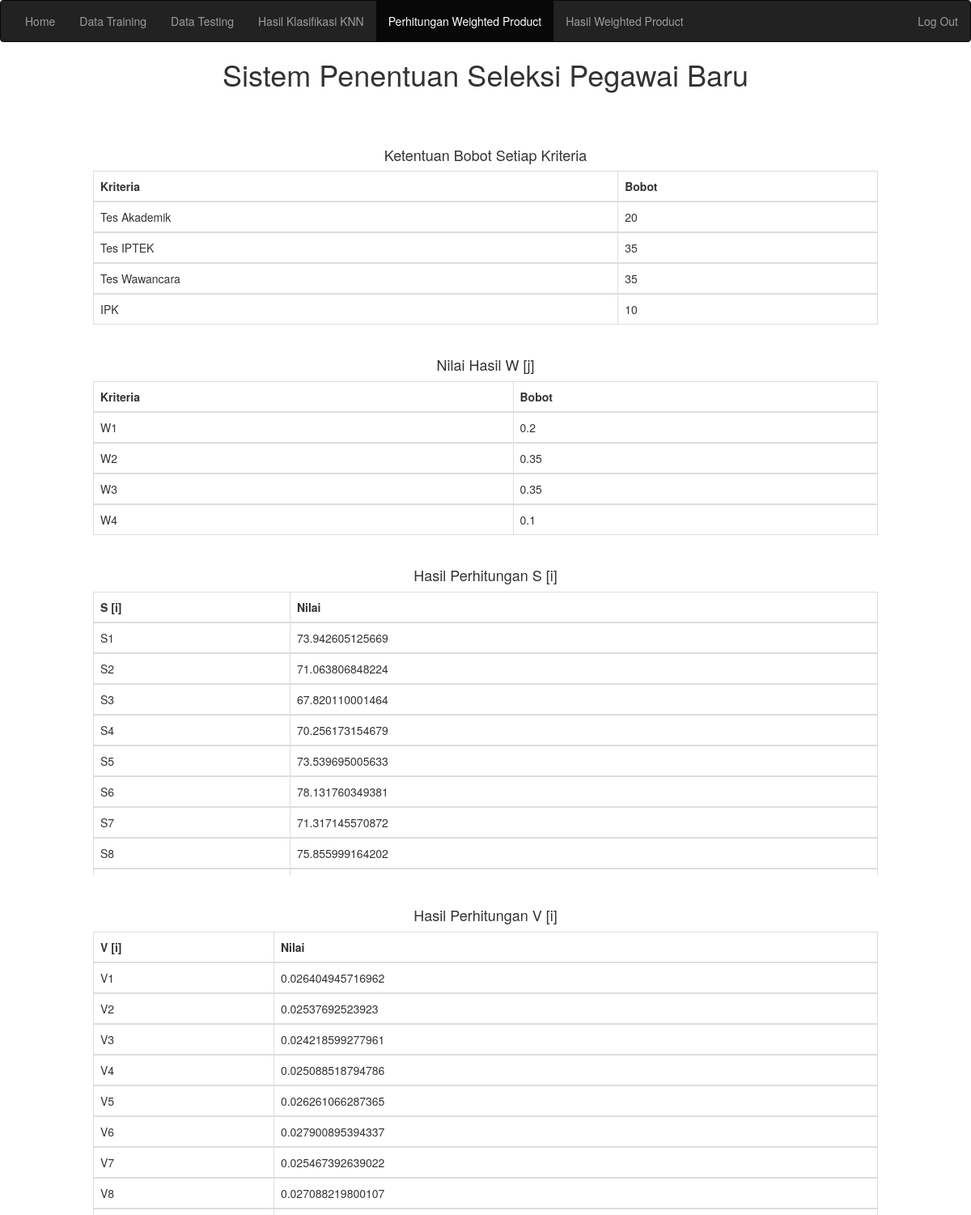
The page /admin/perhitungan-wp.php on the database its author committed.
### tables this page shows
CREATE TABLE IF NOT EXISTS `pembobotan` (
  `kriteria` varchar(50) NOT NULL,
  `bobot` int(5) NOT NULL
);

CREATE TABLE IF NOT EXISTS `data_testing` (
  `id` int(5) NOT NULL AUTO_INCREMENT,
  `nama` varchar(50) NOT NULL,
  `ipk` float NOT NULL,
  `akademik` int(5) NOT NULL,
  `iptek` int(5) NOT NULL,
  `wawancara` int(5) NOT NULL,
  PRIMARY KEY (`id`)
);

### admin/perhitungan-wp.php (the view, shortened to what this page needs)
<!DOCTYPE html>
<html lang="en">
  <head>
    <link href="css/bootstrap.min.css" rel="stylesheet">
  </head>
  <body>
	<nav class="navbar navbar-inverse">
	  <div class="container-fluid">
        <ul class="nav navbar-nav" >
			<li ><a href="index.php">Home</a></li>
			<li ><a href="input-data-latih.php">Data Training</a></li>
			<li ><a href="input-data-uji.php">Data Testing</a></li>
			<li ><a href="hasil-knn.php">Hasil Klasifikasi KNN</a></li>
			<li class="active"><a href="perhitungan-wp.php">Perhitungan Weighted Product</a></li>
			<li ><a href="hasil-wp.php">Hasil Weighted Product</a></li>
      	</ul>
		<ul class="nav navbar-nav navbar-right">
		<li ><a href="logoff.php">Log Out</a></li>
		</ul>
	  </div>
	</nav>
	<h1 align="center">Sistem Penentuan Seleksi Pegawai Baru</h1>
    <br>
    <br>
		<h4 align="center">Ketentuan Bobot Setiap Kriteria</h4>
    <div class="table-responsive col-md-10 col-md-offset-1" style="height:230px;overflow:auto;">
      	<table class="table table-bordered">
         	<thead>
              	<tr>
                    <th>Kriteria</th>
                    <th>Bobot</th>
              	</tr>
          	</thead>
            <?php
				$sql = "SELECT * FROM pembobotan";
				$query = mysql_query($sql);
				while ($data = mysql_fetch_array($query)){
            ?>
          	<tbody>
            	<tr>
                	<td><?php echo $data[0] ?></td>
                    <td><?php echo $data[1] ?></td>
                </tr>
			</tbody>
            <?php }
			?>
      	</table>
    </div>
	<br /><br /><br /><br /><br /><br /><br /><br /><br /><br /><br />
		<h4 align="center">Nilai Hasil W [j]</h4>
    <div class="table-responsive col-md-10 col-md-offset-1" style="height:230px;overflow:auto;">
      	<table class="table table-bordered">
         	<thead>
              	<tr>
                    <th>Kriteria</th>
                   <th>Bobot</th>
              	</tr>
          	</thead>
            <?php
               	$c=1;
				$totalBobot=100;
				$sql2 = "SELECT * FROM pembobotan";
				$query2 = mysql_query($sql2);
				while ($data2 = mysql_fetch_array($query2)){
            ?>
          	<tbody>
            	<tr>
                	<td><?php echo ("W$c") ?></td>
                   <td><?php echo $data2[1]/$totalBobot ?></td>
                </tr>
			</tbody>
            <?php
			$c++;
			}
			?>
      	</table>
    </div>
	<br /><br /><br /><br /><br /><br /><br /><br /><br /><br /><br />
		<h4 align="center">Hasil Perhitungan S [i]</h4>
    <div class="table-responsive col-md-10 col-md-offset-1" style="height:350px;overflow:auto;">
      	<table class="table table-bordered">
         	<thead>
              	<tr>
                    <th>S [i]</th>
                   <th>Nilai</th>
              	</tr>
          	</thead>
            <?php
               	$c=1;
				$i=0; $j=2;
				$totalSi=0;
				$sql3 = "SELECT * FROM DATA_TESTING";
				$query3 = mysql_query($sql3);
				while ($data3 = mysql_fetch_array($query3)){
					$S[$i]=((pow($data3[$j],0.1))*(pow($data3[$j+1],0.2))*(pow($data3[$j+2],0.35))*(pow($data3[$j+3],0.35)));
					$totalSi+=$S[$i];
            ?>
          	<tbody>
            	<tr>
                	<td><?php echo ("S$c") ?></td>
                   <td><?php echo $S[$i] ?></td>
                </tr>
			</tbody>
            <?php
			$c++;
			$i++;
			}
			?>
      	</table>
    </div>
	<br />
	<br /><br /><br /><br /><br /><br /><br /><br /><br /><br /><br /><br /><br /><br /><br /><br /><br /><br />
		<h4 align="center">Hasil Perhitungan V [i]</h4>
    <div class="table-responsive col-md-10 col-md-offset-1" style="height:350px;overflow:auto;">
      	<table class="table table-bordered">
         	<thead>
              	<tr>
                    <th>V [i]</th>
                   <th>Nilai</th>
              	</tr>
          	</thead>
            <?php
               	$c=1;
				$i=0; $j=2;
				$sql4 = "SELECT * FROM DATA_TESTING";
				$query4 = mysql_query($sql4);
				while ($data4 = mysql_fetch_array($query4)){
					$S[$i]=((pow($data4[$j],0.1))*(pow($data4[$j+1],0.2))*(pow($data4[$j+2],0.35))*(pow($data4[$j+3],0.35)));
            ?>
          	<tbody>
            	<tr>
                	<td><?php echo ("V$c") ?></td>
                   <td><?php echo $S[$i]/$totalSi ?></td>
                </tr>
			</tbody>
            <?php
			$c++;
			$i++;
			}
			?>
      	</table>
    </div>
  </body>
</html>

### rows shown on the page
pembobotan: kriteria "Tes Akademik", bobot "20", $data2[1]/$totalBobot "0.2"
pembobotan: kriteria "Tes IPTEK", bobot "35", $data2[1]/$totalBobot "0.35"
pembobotan: kriteria "Tes Wawancara", bobot "35", $data2[1]/$totalBobot "0.35"
pembobotan: kriteria "IPK", bobot "10", $data2[1]/$totalBobot "0.1"
data_testing: i "73.942605125669", totalSi "0.026404945716962"
data_testing: i "71.063806848224", totalSi "0.02537692523923"
data_testing: i "67.820110001464", totalSi "0.024218599277961"
data_testing: i "70.256173154679", totalSi "0.025088518794786"
data_testing: i "73.539695005633", totalSi "0.026261066287365"
data_testing: i "78.131760349381", totalSi "0.027900895394337"
data_testing: i "71.317145570872", totalSi "0.025467392639022"
data_testing: i "75.855999164202", totalSi "0.027088219800107"
